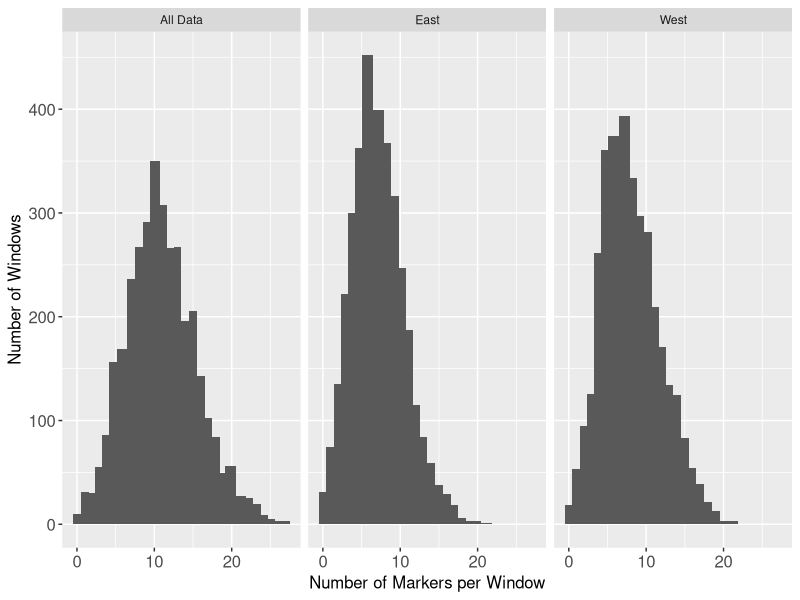

Recreate this plot in R. (Note: this script raises an error after producing the figure.)





# Install Packages --------------------------------------------------------

install.packages("ggplot2")
library(ggplot2)
library(dplyr)

# Load data ---------------------------------------------------------------
## set working directory
setwd("D:/Pacific cod/DataAnalysis/PCod-Compare-repo/analyses/SlidingWindow")


all_marker_west <- read.table("West_SWA_Num_Name_Loci_Per_Window.txt", header=FALSE, sep="\t")
head(all_marker_west)
marker_west <- select(all_marker_west, c("V1", "V2", "V3"))
colnames(marker_west) <- c("chrom", "position", "num_markers")
head(marker_west)



all_marker_east <- read.table("East_Num_Name_Loci_Per_Window.txt", header=FALSE, sep="\t")
head(all_marker_east)
marker_east <- select(all_marker_east, c("V1", "V2", "V3"))
colnames(marker_east) <- c("chrom", "position", "num_markers")
head(marker_east)


all_marker <- read.table("EastWest_GlobalFst_Num_Name_Loci_Per_Window.txt", header=FALSE, sep="\t")
head(all_marker)
marker <- select(all_marker, c("V1", "V2", "V3"))
colnames(marker) <- c("chrom", "position", "num_markers")
head(marker)


marker <- mutate(marker, Analysis  = "All Data")
marker_east <- mutate(marker_east, Analysis = "East")
marker_west <- mutate(marker_west, Analysis = "West")

all_marker_data <- rbind(marker, marker_east, marker_west)



## create vector of number of markers per window

ggplot(all_marker_data, aes(x=num_markers)) +
  geom_histogram() + 
  stat_bin(binwidth=1) +
  facet_wrap(~Analysis) +
  xlab("Number of Markers per Window") +
  ylab("Number of Windows") +
  theme(axis.text = element_text(size=12), axis.title = element_text(size=12))

qplot(markers_per_window, geom="histogram",
      binwidth = 1,
      main = "Markers per Sliding Window, West\nAcross All Linkage Groups",
      xlab = "# Markers", 
      ylab = "# Windows") +
  annotate("text", x = 25, y = 300, label="Mean:\n8.11")
